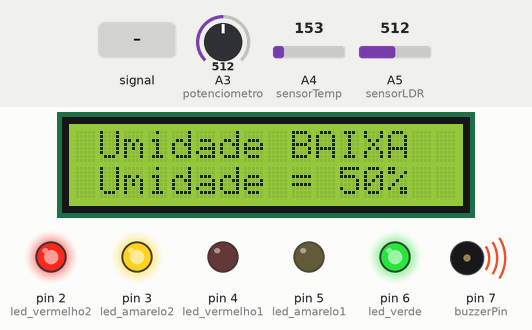
Bench run of a sketch on a simulated Arduino Uno, built with avr-gcc and run on an emulated ATmega328P. Parts: 16×2 character LCD, output pins drawn as LEDs (lit = HIGH), buzzer (waves = sounding). The test bench sets the inputs (shaded band); at power-on: A5 (sensorLDR) = 512, A4 (sensorTemp) = 153, A3 (potenciometro) = 512.

Above: at 2.3 s.
2.4 s: A5 (sensorLDR) set to 890
5.4 s: A5 (sensorLDR) set to 908
At 6.5 s:
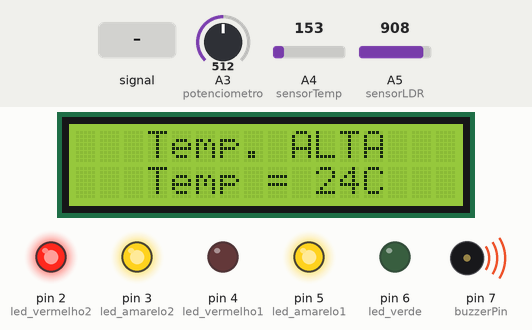
8.3 s: A4 (sensorTemp) set to 135
At 9.1 s:
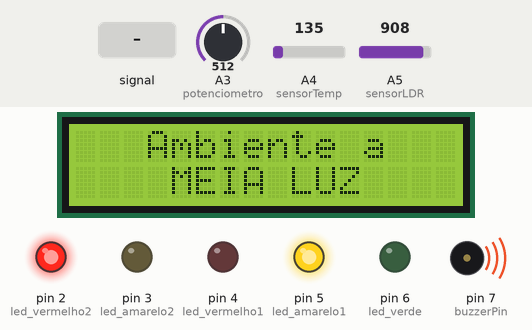
11.3 s: A4 (sensorTemp) fed a 200 Hz sine of ±81 counts around its level
13.5 s: A3 (potenciometro) set to 599
At 15.42 s:
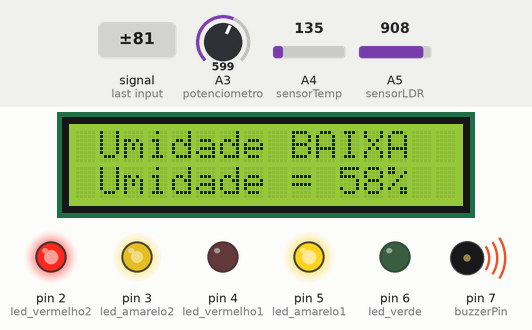
15.6 s: A3 (potenciometro) set to 620
At 19.08 s:
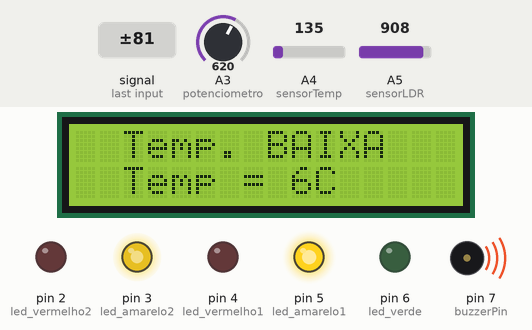
Timing chart, 0 to 23.6 s (numbered marks = the images above; inputs shaded):
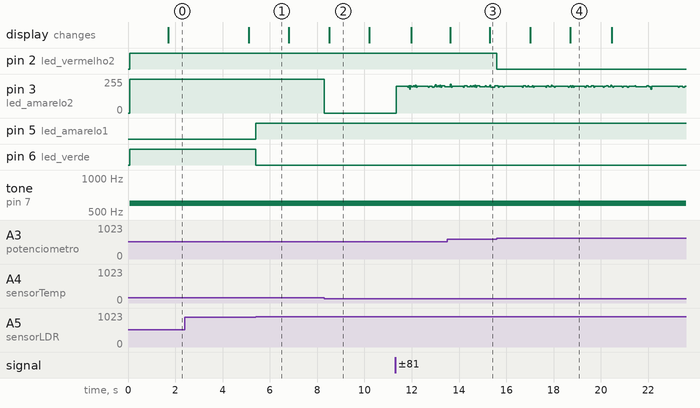

The sketch:

Codigo_Arduino.ino
```cpp
// incluindo biblioteca do LCD
#include <LiquidCrystal.h>

LiquidCrystal lcd (8, 9, 13, 12, 11, 10);  // define os pinos do display LCD

int led_vermelho2 = 2; // define o pino do LED vermelho 2
int led_amarelo2 = 3; // define o pino do LED amarelo 2
int led_vermelho1 = 4; // define o pino do LED vermelho 1
int led_amarelo1 = 5; // define o pino do LED amarelo 1
int led_verde = 6; // define o pino do LED verde
int buzzerPin = 7; // define o pino da buzina
int potenciometro = A3; // define o pino do potenciometro (simulando um sensor de umidade)
int sensorTemp = A4; // define o pino do sensor de temperatura
const int sensorLDR = A5; // define o pino do sensor de luz

int luminosidade; // variável para armazenar a luminosidade lida do sensor

//variáveis para conversão de volts (resultado do sensor de temperatura) em temperatura
int tempRaw= 0;
double tempVolt = 0;

int temp; // variável para armazenar a temperatura lida do sensor

int umidade; // variável para armazenar a umidade calculada a partir do potenciometro

// variáveis para armazenar leituras de temperatura em array
const int array_temp = 5;
float valor_temp[array_temp];
int index_temp = 0;

// variáveis para armazenar leituras de umidade em array
const int array_umid = 5;
float valor_umid[array_umid];
int index_umid = 0;

// variáveis para armazenar leituras de luminosidade em array
const int array_luz = 5;
float valor_luz[array_luz];
int index_luz = 0;

// variáveis de alarme para leituras fora da faixa ideal
bool luzMeia = false;
bool luzAlta = false;
bool umidAlta = false;
bool umidBaixa = false;
bool tempAlta = false;
bool tempBaixa = false;
bool exibirAlerta = false;

// variáveis para controle do loop de mensagens exibidas no LCD
int mensagens[3] = {1, 2, 3};
int mensagem_atual = 0;
unsigned long tempo_mensagem_anterior = 0;
unsigned long tempo_mensagem_atual = 0;
const unsigned long intervalo = 1700;

void setup() {
  lcd.begin(16, 2); // inicializa o display LCD
  pinMode(led_verde, OUTPUT); // define o pino do LED verde como saída
  pinMode(led_amarelo1, OUTPUT); // define o pino do LED amarelo 1 como saída
  pinMode(led_amarelo2, OUTPUT); // define o pino do LED amarelo 2 como saída
  pinMode(led_vermelho1, OUTPUT); // define o pino do LED vermelho 1 como saída
  pinMode(led_vermelho2, OUTPUT); // define o pino do LED vermelho 2 como saída
  pinMode(buzzerPin, OUTPUT); // define o pino do piezo como saída
  pinMode(sensorLDR, INPUT); // define o pino do LDR como entrada
  pinMode(sensorTemp, INPUT); // define o pino do sensor de temperatura como entrada
  pinMode(potenciometro, INPUT); // define o pino do potenciometro como entrada
  Serial.begin(9600); //inicia a comunicação serial

}

void loop() {
  // faz a leitura da temperatura e converte para graus Celsius
  tempRaw = analogRead(sensorTemp);
  tempVolt = (tempRaw / 1023.0) * 5000; // 5000 para resultado em millivots.
  int temp_atual = (tempVolt-500) * 0.1;

  // armazena as leituras de temperatura em array, substituindo o valor mais antigo a cada nova leitura
  valor_temp[index_temp] = temp_atual;
  index_temp++;
  if (index_temp >= array_temp) {
    index_temp = 0;
  }

  // calcula a temperatura média das últimas 5 leituras (armazenadas em array)
  int soma_temp = 0;
  for (int i = 0; i < array_temp; i++) {
    soma_temp += valor_temp[i];
  }
  temp = soma_temp / array_temp;

  // faz a leitura da umidade e converte para porcentagem
  int umidadeValue = analogRead(potenciometro);
  int umid_atual = umidadeValue / 10.23;

  // armazena as leituras de umidade em array, substituindo o valor mais antigo a cada nova leitura
  valor_umid[index_umid] = umid_atual;
  index_umid++;
  if (index_umid >= array_umid) {
    index_umid = 0;
  }

  // calcula a umidade média das últimas 5 leituras (armazenadas em array)
  int soma_umid = 0;
  for (int i = 0; i < array_umid; i++) {
    soma_umid += valor_umid[i];
  }
  umidade = soma_umid / array_umid;


  // verifica a luminosidade
  int luz_atual = analogRead(sensorLDR);

  // armazena as leituras de luminosidade em array, substituindo o valor mais antigo a cada nova leitura
  valor_luz[index_luz] = luz_atual;
  index_luz++;
  if (index_luz >= array_luz) {
    index_luz = 0;
  }

  // calcula a luminosidade média das últimas 5 leituras (armazenadas em array)
  int soma_luz = 0;
  for (int i = 0; i < array_luz; i++) {
    soma_luz += valor_luz[i];
  }
  luminosidade = soma_luz / array_luz;

  // verifica se a luminosidade é baixa ou nula, acende o LED verde e define os alarmes
  if (luminosidade <900) {
    digitalWrite(led_verde, HIGH);
    digitalWrite(led_amarelo1, LOW);
    digitalWrite(led_vermelho1, LOW);
    luzMeia = false;
    luzAlta = false;
  }
  // verifica se a luminosidade é média, acende o LED amarelo 1 e define os alarmes
  else if (luminosidade >= 900 && luminosidade < 950) {
  	digitalWrite(led_verde, LOW);
    digitalWrite(led_amarelo1, HIGH);
    digitalWrite(led_vermelho1, LOW);
    luzMeia = true;
    luzAlta = false;
  }
  // verifica se a luminosidade é alta, acende o LED vermelho 1 e define os alarmes
  else if (luminosidade >= 950) {
  	digitalWrite(led_verde, LOW);
    digitalWrite(led_amarelo1, LOW);
    digitalWrite(led_vermelho1, HIGH);
    luzMeia = false;
    luzAlta = true;
   }
  // verifica se a umidade está baixa, acende o LED vermelho 2 e define os alarmes
  if (umidade < 60) {
    digitalWrite(led_vermelho2, HIGH);
    umidAlta = false;
    umidBaixa = true;
  }
     // verifica se a umidade está dentro da faixa ideal e define os alarmes
  else if (umidade >= 60 && umidade <= 80) {
    digitalWrite(led_vermelho2, LOW);
    umidAlta = false;
    umidBaixa = false;
  }
   // verifica se a umidade está alta, acende o LED vermelho 2 e define os alarmes
  else if (umidade > 80) {
    digitalWrite(led_vermelho2, HIGH);
    umidAlta = true;
    umidBaixa = false;
  }

  // verifica se a temperatura está baixa, acende o LED amarelo 2 e define os alarmes
  if (temp < 10) {
    digitalWrite(led_amarelo2, HIGH);
    tempAlta = false;
    tempBaixa = true;
  }
  // verifica se a temperatura está dento da faixa ideal e define os alarmes
  else if (temp >= 10 && temp <= 15) {
    digitalWrite(led_amarelo2, LOW);
    tempAlta = false;
    tempBaixa = false;
  }
  // verifica se a temperatura está alta, acende o LED amarelo 2 e define os alarmes
  else if (temp > 15) {
    digitalWrite(led_amarelo2, HIGH);
    tempAlta = true;
    tempBaixa = false;
  }

  // verifica se algum valor está fora da faixa ideal, aciona o buzzer caso sim, desliga caso não
  if (luminosidade >= 900 || umidade < 60 || umidade > 80 || temp <10 || temp > 15){
  tone(buzzerPin,600);
  }
  else {
  noTone(buzzerPin);
  }

  // verifica se algum valor está fora da faixa ideal, define a existência de um alerta caso sim, inexistência caso não
  if (luminosidade >= 900 || umidade < 60 || umidade > 80 || temp <10 || temp > 15){
  exibirAlerta = true;
  }
  else {
  exibirAlerta = false;
  }

  // verifica o tempo que passou desde a execução do sistema/mudança de mensagem no LCD, altera para a próxima mensagem ou reinicia o loop
  tempo_mensagem_atual = millis();
  if (tempo_mensagem_atual - tempo_mensagem_anterior == intervalo) {
  mensagem_atual++;
    // limpa o lcd para nova mensagem caso não exista alerta ativo
  	if (luzMeia == false && luzAlta == false && umidAlta == false && umidBaixa == false && tempAlta == false && tempBaixa == false){
  	lcd.clear();
  	}
    if (mensagem_atual > 2) {
      mensagem_atual = 0;
    }
    tempo_mensagem_anterior = tempo_mensagem_atual;

    // define as mensagens a serem escritas de acordo com as leituras de temperatura, umidade e luminosidade
    if (mensagens[mensagem_atual] == 1 && exibirAlerta == false) {
      lcd.setCursor(3, 0);
      lcd.print("Temp Total");
      lcd.setCursor(3, 1);
      lcd.print("Temp = " + String(temp) + "C");
    } if (mensagens[mensagem_atual] == 2 && exibirAlerta == false) {
      lcd.setCursor(1, 0);
      lcd.print("Umidade Total");
      lcd.setCursor(1, 1);
      lcd.print("Umidade = " + String(umidade) + "%");
    } if (mensagens[mensagem_atual] == 3 && exibirAlerta == false) {
      lcd.setCursor(2, 0);
      lcd.print("Luminosidade");
      lcd.setCursor(5, 1);
      lcd.print("Ideal");

    // define as mensagens a serem escritas de acordo com as leituras de temperatura, umidade e luminosidade, considerando que estejam fora da faixa ideal
    } if (mensagens[mensagem_atual] == 1 && tempAlta == true) {
      lcd.clear();
      lcd.setCursor(3, 0);
      lcd.print("Temp. ALTA");
      lcd.setCursor(3, 1);
      lcd.print("Temp = " + String(temp) + "C");
    } if (mensagens[mensagem_atual] == 1 && tempBaixa == true) {
      lcd.clear();
      lcd.setCursor(2, 0);
      lcd.print("Temp. BAIXA");
      lcd.setCursor(2, 1);
      lcd.print("Temp = " + String(temp) + "C");
    } if (mensagens[mensagem_atual] == 1 && tempAlta == false && tempBaixa == false && exibirAlerta == true) {
      mensagem_atual++;
    } if (mensagens[mensagem_atual] == 2 && umidAlta == true) {
      lcd.clear();
      lcd.setCursor(1, 0);
      lcd.print("Umidade ALTA");
      lcd.setCursor(1, 1);
      lcd.print("Umidade = " + String(umidade) + "%");
    } if (mensagens[mensagem_atual] == 2 && umidBaixa == true) {
      lcd.clear();
      lcd.setCursor(1, 0);
      lcd.print("Umidade BAIXA");
      lcd.setCursor(1, 1);
      lcd.print("Umidade = " + String(umidade) + "%");
    } if (mensagens[mensagem_atual] == 2 && umidBaixa == false && umidAlta == false && exibirAlerta == true) {
      mensagem_atual++;
    } if (mensagens[mensagem_atual] == 3 && luzMeia == true) {
      lcd.clear();
      lcd.setCursor(3, 0);
      lcd.print("Ambiente a");
      lcd.setCursor(4, 1);
      lcd.print("MEIA LUZ");
    } if (mensagens[mensagem_atual] == 3 && luzAlta == true) {
      lcd.clear();
      lcd.setCursor(1, 0);
      lcd.print("Ambiente muito");
      lcd.setCursor(5, 1);
      lcd.print("CLARO");
    } if (mensagens[mensagem_atual] == 3 && luzAlta == false && luzMeia == false && exibirAlerta == true) {
      mensagem_atual++;
    }
  }
}
```

Measured:
- the behaviour switches between 899 and 900 on A5 (sensorLDR) (found by bisection; images 0 and 1)
- the behaviour switches between 136 and 135 on A4 (sensorTemp) (found by bisection; images 1 and 2)
- the behaviour switches between 613 and 614 on A3 (potenciometro) (found by bisection; images 3 and 4)
- after the input at 5.4 s, pin 5 (led_amarelo1): LOW → HIGH at once; pin 6 (led_verde): HIGH → LOW at once
- after the input at 8.3 s, pin 3 (led_amarelo2): 255/255 → 0/255 at once
- after the input at 15.6 s, pin 2 (led_vermelho2): HIGH → LOW at once
- what the display in image 2 shows lasts 1.7 s, from 8.5 s to 10.2 s
